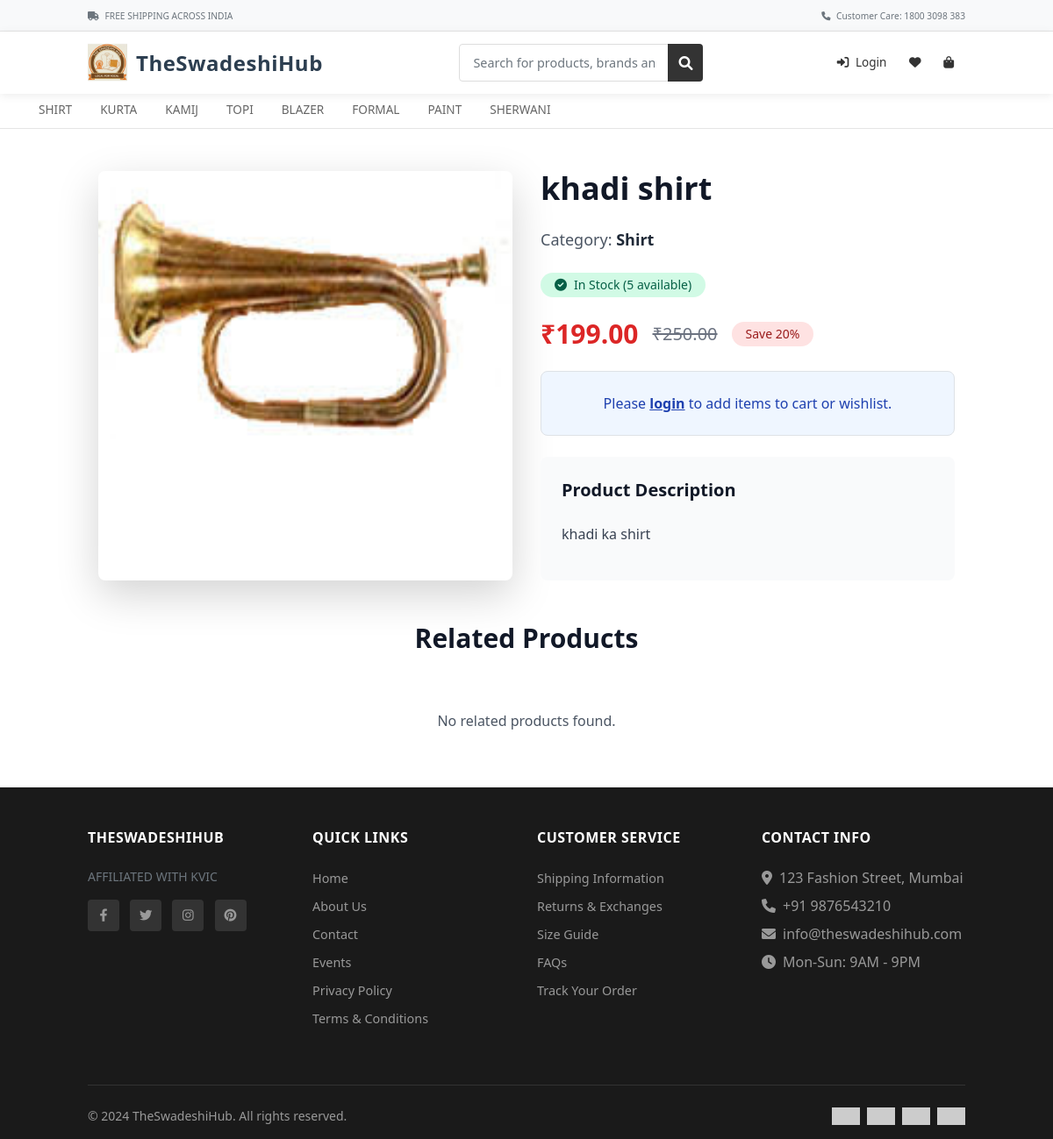
/product/1/, run on the app's committed database.
### vastramapp/models.py (models this page shows, shortened)
class Category(models.Model):
    name = models.CharField(max_length=100)
    description = models.TextField(blank=True)
    thumbnail = models.ImageField(upload_to='categories/', blank=True, null=True)
    created_at = models.DateTimeField(auto_now_add=True)

class Product(models.Model):
    category = models.ForeignKey(Category, on_delete=models.CASCADE)
    name = models.CharField(max_length=200)
    description = models.TextField()
    actual_price = models.DecimalField(max_digits=10, decimal_places=2, validators=[MinValueValidator(0)])
    special_price = models.DecimalField(max_digits=10, decimal_places=2, validators=[MinValueValidator(0)])
    image = models.ImageField(upload_to='products/')
    stock = models.PositiveIntegerField(default=0)
    is_active = models.BooleanField(default=True)
    is_featured = models.BooleanField(default=False)
    sales_count = models.PositiveIntegerField(default=0)
    created_at = models.DateTimeField(auto_now_add=True)
    updated_at = models.DateTimeField(auto_now=True)
    def discount_percentage(self):
        if self.actual_price and self.special_price and self.actual_price > self.special_price:
            return int(((self.actual_price - self.special_price) / self.actual_price) * 100)
        return 0

### vastramapp/views.py (the view)
# urls.py: path('product/<int:product_id>/', views.product_detail, name='product_detail'),
def product_detail(request, product_id):
    product = get_object_or_404(Product, id=product_id, is_active=True)
    related_products = Product.objects.filter(
        category=product.category,
        is_active=True
    ).exclude(id=product.id).order_by('-created_at')[:6]
    return render(request, 'product_detail.html', {
        'product': product,
        'related_products': related_products
    })

### vastramapp/templates/product_detail.html (shortened to what this page needs)
{% extends 'base.html' %}
{% load static %}
{% block content %}
<div class="container mx-auto px-4 py-8">
    <div class="grid grid-cols-1 lg:grid-cols-2 gap-8 mb-12">
        <div class="bg-white rounded-lg shadow-lg overflow-hidden">
            <img src="{{ product.image.url }}" class="w-full h-auto object-cover" alt="{{ product.name }}">
        </div>
        <div class="space-y-6">
            <h1 class="text-3xl lg:text-4xl font-bold text-gray-900">{{ product.name }}</h1>
            <p class="text-gray-600 text-lg">Category: <span class="font-semibold text-gray-800">{{ product.category.name }}</span></p>
            <div class="stock-info">
                {% if product.stock > 0 %}
                <span class="inline-flex items-center px-3 py-1 rounded-full text-sm font-medium bg-green-100 text-green-800">
                    <i class="fas fa-check-circle mr-2"></i>
                    In Stock ({{ product.stock }} available)
                </span>
                {% else %}
                <span class="inline-flex items-center px-3 py-1 rounded-full text-sm font-medium bg-red-100 text-red-800">
                    <i class="fas fa-times-circle mr-2"></i>
                    Out of Stock
                </span>
                {% endif %}
            </div>
            <div class="price-section space-y-2">
                {% if product.actual_price > product.special_price %}
                <div class="flex items-center space-x-4">
                    <span class="text-2xl lg:text-3xl font-bold text-red-600">₹{{ product.special_price }}</span>
                    <span class="text-xl text-gray-500 line-through">₹{{ product.actual_price }}</span>
                    <span class="inline-flex items-center px-3 py-1 rounded-full text-sm font-medium bg-red-100 text-red-800">
                        Save {{ product.discount_percentage }}%
                    </span>
                </div>
                {% else %}
                <span class="text-2xl lg:text-3xl font-bold text-gray-900">₹{{ product.actual_price }}</span>
                {% endif %}
            </div>
            {% if user.is_authenticated %}
            <div class="action-buttons flex flex-col sm:flex-row gap-4">
                {% if product.stock > 0 %}
                <form action="{% url 'add_to_cart' product.id %}" method="POST" class="flex-1">
                    {% csrf_token %}
                    <button type="submit" class="w-full bg-blue-600 hover:bg-blue-700 text-white font-semibold py-3 px-6 rounded-lg transition duration-300 flex items-center justify-center">
                        <i class="fas fa-shopping-cart mr-2"></i>
                        Add to Cart
                    </button>
                </form>
                {% else %}
                <button class="w-full bg-gray-400 text-white font-semibold py-3 px-6 rounded-lg cursor-not-allowed" disabled>
                    Out of Stock
                </button>
                {% endif %}
                <a href="{% url 'add_to_wishlist' product.id %}" class="flex-1 bg-white border border-red-500 text-red-500 hover:bg-red-50 font-semibold py-3 px-6 rounded-lg transition duration-300 flex items-center justify-center">
                    <i class="fas fa-heart mr-2"></i>
                    Add to Wishlist
                </a>
            </div>
            {% else %}
            <div class="bg-blue-50 border border-blue-200 rounded-lg p-4">
                <p class="text-blue-800 text-center">
                    Please <a href="{% url 'login' %}" class="font-semibold underline hover:text-blue-900">login</a> to add items to cart or wishlist.
                </p>
            </div>
            {% endif %}
            <div class="description-section bg-gray-50 rounded-lg p-6">
                <h3 class="text-xl font-semibold text-gray-900 mb-4">Product Description</h3>
                <div class="prose prose-gray max-w-none">
                    {{ product.description|linebreaks }}
                </div>
            </div>
        </div>
    </div>
    <div class="related-products">
        <h2 class="text-2xl lg:text-3xl font-bold text-gray-900 mb-8 text-center">Related Products</h2>
        {% if related_products %}
        <div class="grid grid-cols-1 sm:grid-cols-2 lg:grid-cols-3 xl:grid-cols-6 gap-6">
            {% for related_product in related_products %}
            <div class="bg-white rounded-lg shadow-md hover:shadow-lg transition duration-300 overflow-hidden">
                <a href="{% url 'product_detail' related_product.id %}" class="block">
                    <div class="relative">
                        <img src="{{ related_product.image.url }}" class="w-full h-48 object-cover" alt="{{ related_product.name }}">
                        {% if related_product.discount_percentage > 0 %}
                        <span class="absolute top-2 right-2 bg-red-500 text-white px-2 py-1 text-xs font-semibold rounded">
                            -{{ related_product.discount_percentage }}%
                        </span>
                        {% endif %}
                        {% if related_product.stock <= 0 %}
                        <div class="absolute inset-0 bg-black bg-opacity-50 flex items-center justify-center">
                            <span class="text-white font-semibold text-sm">OUT OF STOCK</span>
                        </div>
                        {% endif %}
                    </div>
                    <div class="p-4">
                        <h3 class="font-semibold text-gray-900 text-sm mb-2 line-clamp-2">{{ related_product.name }}</h3>
                        <p class="text-gray-600 text-xs mb-2">{{ related_product.category.name }}</p>
                        <div class="price-section flex items-center space-x-2">
                            {% if related_product.actual_price > related_product.special_price %}
                            <span class="text-red-600 font-bold text-sm">₹{{ related_product.special_price }}</span>
                            <span class="text-gray-500 text-xs line-through">₹{{ related_product.actual_price }}</span>
                            {% else %}
                            <span class="text-gray-900 font-bold text-sm">₹{{ related_product.actual_price }}</span>
                            {% endif %}
                        </div>
                    </div>
                </a>
            </div>
            {% endfor %}
        </div>
        {% else %}
        <div class="text-center py-8">
            <p class="text-gray-600">No related products found.</p>
        </div>
        {% endif %}
    </div>
</div>
<link href="https://cdn.jsdelivr.net/npm/tailwindcss@2.2.19/dist/tailwind.min.css" rel="stylesheet">
{% endblock %}

### vastramapp/templates/base.html (shortened to what this page needs)
{% load static %}
<!DOCTYPE html>
<html lang="en">
<head>
    <link href="https://cdn.jsdelivr.net/npm/bootstrap@5.1.3/dist/css/bootstrap.min.css" rel="stylesheet">
    <link rel="stylesheet" href="https://cdnjs.cloudflare.com/ajax/libs/font-awesome/6.0.0/css/all.min.css">
    <link rel="stylesheet" href="https://cdnjs.cloudflare.com/ajax/libs/OwlCarousel2/2.3.4/assets/owl.carousel.min.css">
    <link rel="stylesheet" href="https://cdnjs.cloudflare.com/ajax/libs/OwlCarousel2/2.3.4/assets/owl.theme.default.min.css">
    <link href="https://cdn.jsdelivr.net/npm/tailwindcss@2.2.19/dist/tailwind.min.css" rel="stylesheet">
</head>
<body class="bg-white">
    <div class="top-header d-none d-md-block">
        <div class="container">
            <div class="row align-items-center">
                <div class="col-md-6">
                    <small class="text-muted">
                        <i class="fas fa-truck me-1"></i> FREE SHIPPING ACROSS INDIA
                    </small>
                </div>
                <div class="col-md-6 text-end">
                    <small class="text-muted">
                        <i class="fas fa-phone me-1"></i> Customer Care: 1800 3098 383
                    </small>
                </div>
            </div>
        </div>
    </div>
    <nav class="navbar navbar-expand-lg navbar-light main-navbar sticky-top">
        <div class="container">
            <a class="navbar-brand d-flex align-items-center" href="{% url 'home' %}">
                <img src="{% static 'images/logo.png' %}" alt="TheSwadeshiHub" class="brand-logo">
                <span class="d-none d-sm-block">TheSwadeshiHub</span>
            </a>
            <form class="search-form search-form-full mx-auto" action="{% url 'search_products' %}" method="GET">
                <div class="input-group">
                    <input type="text" class="form-control" name="q" placeholder="Search for products, brands and more..."
                           value="{{ request.GET.q }}" required>
                    <button class="btn" type="submit">
                        <i class="fas fa-search"></i>
                    </button>
                </div>
            </form>
            <div class="user-actions-desktop">
                {% if user.is_authenticated %}
                <div class="nav-item dropdown">
                    <a class="nav-link dropdown-toggle" href="#" id="userDropdown" role="button" data-bs-toggle="dropdown">
                        <i class="fas fa-user-circle me-1"></i>Account
                    </a>
                    <ul class="dropdown-menu">
                        <li><a class="dropdown-item" href="{% url 'profile' %}"><i class="fas fa-user me-2"></i>My Profile</a></li>
                        <li><a class="dropdown-item" href="{% url 'order_history' %}"><i class="fas fa-history me-2"></i>Orders</a></li>
                        <li><a class="dropdown-item" href="{% url 'wishlist' %}"><i class="fas fa-heart me-2"></i>Wishlist</a></li>
                        <li><hr class="dropdown-divider"></li>
                        <li><a class="dropdown-item" href="{% url 'logout' %}"><i class="fas fa-sign-out-alt me-2"></i>Logout</a></li>
                    </ul>
                </div>
                {% else %}
                <a class="nav-link" href="{% url 'login' %}">
                    <i class="fas fa-sign-in-alt me-1"></i> Login
                </a>
                {% endif %}
                <a class="nav-link position-relative" href="{% url 'wishlist' %}">
                    <i class="fas fa-heart"></i>
                </a>
                <a class="nav-link position-relative" href="{% url 'cart' %}">
                    <i class="fas fa-shopping-bag"></i>
                </a>
            </div>
        </div>
    </nav>
    <nav class="category-nav">
        <div class="container-fluid">
            <div class="nav-container">
                {% for category in categories %}
                <a class="nav-link" href="{% url 'category_products' category.id %}">
                    {{ category.name }}
                </a>
                {% endfor %}
            </div>
        </div>
    </nav>
    <main>
        {% block content %}
        {% endblock %}
    </main>
    <footer class="footer">
        <div class="container">
            <div class="row">
                <div class="col-lg-3 col-md-6 mb-4">
                    <h5>TheSwadeshiHub</h5>
                    <p class="text-muted small mb-3">AFFILIATED WITH KVIC</p>
                    <div class="social-icons">
                        <a href="#"><i class="fab fa-facebook-f"></i></a>
                        <a href="#"><i class="fab fa-twitter"></i></a>
                        <a href="#"><i class="fab fa-instagram"></i></a>
                        <a href="#"><i class="fab fa-pinterest"></i></a>
                    </div>
                </div>
                <div class="col-lg-3 col-md-6 mb-4">
                    <h5>Quick Links</h5>
                    <ul class="list-unstyled">
                        <li class="mb-2"><a href="{% url 'home' %}">Home</a></li>
                        <li class="mb-2"><a href="{% url 'about_us' %}">About Us</a></li>
                        <li class="mb-2"><a href="{% url 'contact_us' %}">Contact</a></li>
                        <li class="mb-2"><a href="{% url 'events' %}">Events</a></li>
                        <li class="mb-2"><a href="#">Privacy Policy</a></li>
                        <li class="mb-2"><a href="#">Terms & Conditions</a></li>
                    </ul>
                </div>
                <div class="col-lg-3 col-md-6 mb-4">
                    <h5>Customer Service</h5>
                    <ul class="list-unstyled">
                        <li class="mb-2"><a href="#">Shipping Information</a></li>
                        <li class="mb-2"><a href="#">Returns & Exchanges</a></li>
                        <li class="mb-2"><a href="#">Size Guide</a></li>
                        <li class="mb-2"><a href="#">FAQs</a></li>
                        <li class="mb-2"><a href="#">Track Your Order</a></li>
                    </ul>
                </div>
                <div class="col-lg-3 col-md-6 mb-4">
                    <h5>Contact Info</h5>
                    <ul class="list-unstyled">
                        <li class="mb-2"><i class="fas fa-map-marker-alt me-2"></i>123 Fashion Street, Mumbai</li>
                        <li class="mb-2"><i class="fas fa-phone me-2"></i>+91 9876543210</li>
                        <li class="mb-2"><i class="fas fa-envelope me-2"></i>info@theswadeshihub.com</li>
                        <li class="mb-2"><i class="fas fa-clock me-2"></i>Mon-Sun: 9AM - 9PM</li>
                    </ul>
                </div>
            </div>
            <div class="footer-bottom">
                <div class="row align-items-center">
                    <div class="col-md-6 mb-2 mb-md-0">
                        <p class="mb-0 small">&copy; 2024 TheSwadeshiHub. All rights reserved.</p>
                    </div>
                    <div class="col-md-6 text-md-end">
                        <div class="d-flex justify-content-center justify-content-md-end">
                            <img src="https://via.placeholder.com/40x25/fff?text=VISA" alt="Visa" class="me-2" style="height: 20px;">
                            <img src="https://via.placeholder.com/40x25/fff?text=MC" alt="Mastercard" class="me-2" style="height: 20px;">
                            <img src="https://via.placeholder.com/40x25/fff?text=PP" alt="PayPal" class="me-2" style="height: 20px;">
                            <img src="https://via.placeholder.com/40x25/fff?text=UPI" alt="UPI" style="height: 20px;">
                        </div>
                    </div>
                </div>
            </div>
        </div>
    </footer>
</body>
</html>

### data on the page
Category: name "SHIRT"
Category: name "KURTA"
Category: name "KAMIJ"
Category: name "TOPI"
Category: name "BLAZER"
Category: name "FORMAL"
Category: name "PAINT"
Category: name "SHERWANI"
Product: image (picture), name "khadi shirt", category.name "Shirt", stock "5", special_price "199.00", actual_price "250.00", discount_percentage "20", description "khadi ka shirt"
